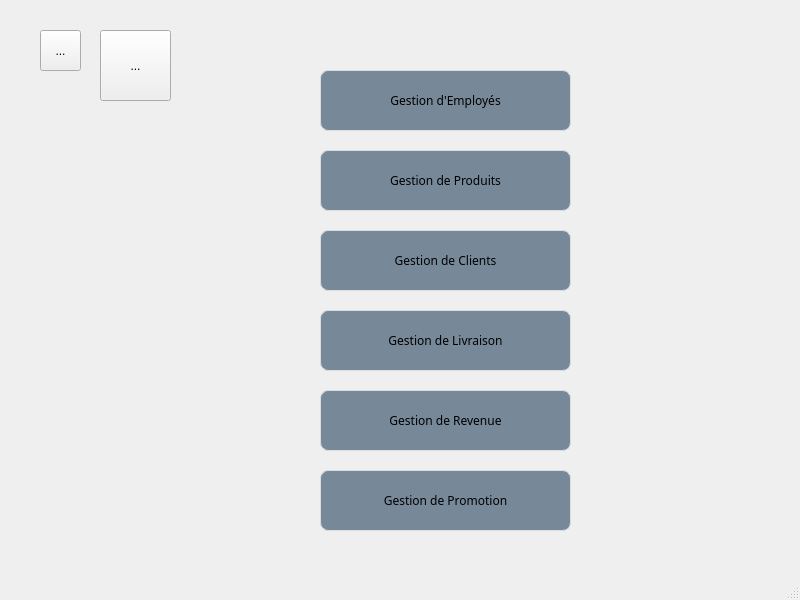
<?xml version="1.0" encoding="UTF-8"?>
<ui version="4.0">
 <class>interface</class>
 <widget class="QMainWindow" name="interface">
  <property name="geometry">
   <rect>
    <x>0</x>
    <y>0</y>
    <width>800</width>
    <height>600</height>
   </rect>
  </property>
  <property name="windowTitle">
   <string>MainWindow</string>
  </property>
  <widget class="QWidget" name="centralwidget">
   <property name="styleSheet">
    <string notr="true">QWidget {background-repeat: no-repeat;


background-image: url(:/Files/test2.jpg);}</string>
   </property>
   <widget class="QPushButton" name="pushButton_9">
    <property name="geometry">
     <rect>
      <x>320</x>
      <y>310</y>
      <width>251</width>
      <height>61</height>
     </rect>
    </property>
    <property name="font">
     <font>
      <family>Segoe Print</family>
     </font>
    </property>
    <property name="styleSheet">
     <string notr="true">QPushButton {

color: #778899c;
background:#778899;
border: none;
border: 1px solid #DCDCDC;
border-radius: 8px;

}
QPushButton:hover {
color:#fff;

background:#778899;
border: none;
}</string>
    </property>
    <property name="text">
     <string>Gestion de Livraison</string>
    </property>
   </widget>
   <widget class="QPushButton" name="pushButton_6">
    <property name="geometry">
     <rect>
      <x>320</x>
      <y>70</y>
      <width>251</width>
      <height>61</height>
     </rect>
    </property>
    <property name="font">
     <font>
      <family>Segoe Print</family>
     </font>
    </property>
    <property name="styleSheet">
     <string notr="true">QPushButton {

color: #778899c;
background:#778899;
border: none;
border: 1px solid #DCDCDC;
border-radius: 8px;

}
QPushButton:hover {
color:#fff;

background:#778899;
border: none;
}</string>
    </property>
    <property name="text">
     <string>Gestion d'Employés</string>
    </property>
   </widget>
   <widget class="QPushButton" name="pushButton_8">
    <property name="geometry">
     <rect>
      <x>320</x>
      <y>230</y>
      <width>251</width>
      <height>61</height>
     </rect>
    </property>
    <property name="font">
     <font>
      <family>Segoe Print</family>
     </font>
    </property>
    <property name="styleSheet">
     <string notr="true">QPushButton {

color: #778899c;
background:#778899;
border: none;
border: 1px solid #DCDCDC;
border-radius: 8px;

}
QPushButton:hover {
color:#fff;

background:#778899;
border: none;
}</string>
    </property>
    <property name="text">
     <string>Gestion de Clients</string>
    </property>
   </widget>
   <widget class="QPushButton" name="pushButton_7">
    <property name="geometry">
     <rect>
      <x>320</x>
      <y>150</y>
      <width>251</width>
      <height>61</height>
     </rect>
    </property>
    <property name="font">
     <font>
      <family>Segoe Print</family>
     </font>
    </property>
    <property name="styleSheet">
     <string notr="true">QPushButton {

color: #778899c;
background:#778899;
border: none;
border: 1px solid #DCDCDC;
border-radius: 8px;

}
QPushButton:hover {
color:#fff;

background:#778899;
border: none;
}</string>
    </property>
    <property name="text">
     <string>Gestion de Produits</string>
    </property>
   </widget>
   <widget class="QToolButton" name="toolButton_2">
    <property name="geometry">
     <rect>
      <x>100</x>
      <y>30</y>
      <width>71</width>
      <height>71</height>
     </rect>
    </property>
    <property name="styleSheet">
     <string notr="true">background-image: url(:/Files/icons8-video-64.png);</string>
    </property>
    <property name="text">
     <string>...</string>
    </property>
   </widget>
   <widget class="QPushButton" name="pushButton_11">
    <property name="geometry">
     <rect>
      <x>320</x>
      <y>470</y>
      <width>251</width>
      <height>61</height>
     </rect>
    </property>
    <property name="font">
     <font>
      <family>Segoe Print</family>
     </font>
    </property>
    <property name="styleSheet">
     <string notr="true">QPushButton {

color: #778899c;
background:#778899;
border: none;
border: 1px solid #DCDCDC;
border-radius: 8px;

}
QPushButton:hover {
color:#fff;

background:#778899;
border: none;
}</string>
    </property>
    <property name="text">
     <string>Gestion de Promotion</string>
    </property>
   </widget>
   <widget class="QPushButton" name="pushButton_10">
    <property name="geometry">
     <rect>
      <x>320</x>
      <y>390</y>
      <width>251</width>
      <height>61</height>
     </rect>
    </property>
    <property name="font">
     <font>
      <family>Segoe Print</family>
     </font>
    </property>
    <property name="styleSheet">
     <string notr="true">QPushButton {

color: #778899c;
background:#778899;
border: none;
border: 1px solid #DCDCDC;
border-radius: 8px;

}
QPushButton:hover {
color:#fff;

background:#778899;
border: none;
}</string>
    </property>
    <property name="text">
     <string>Gestion de Revenue</string>
    </property>
   </widget>
   <widget class="QToolButton" name="toolButton">
    <property name="geometry">
     <rect>
      <x>40</x>
      <y>30</y>
      <width>41</width>
      <height>41</height>
     </rect>
    </property>
    <property name="styleSheet">
     <string notr="true">background-image: url(:/Files/settings.png);</string>
    </property>
    <property name="text">
     <string>...</string>
    </property>
   </widget>
  </widget>
  <widget class="QMenuBar" name="menubar">
   <property name="geometry">
    <rect>
     <x>0</x>
     <y>0</y>
     <width>800</width>
     <height>22</height>
    </rect>
   </property>
  </widget>
  <widget class="QStatusBar" name="statusbar"/>
 </widget>
 <resources/>
 <connections/>
</ui>
